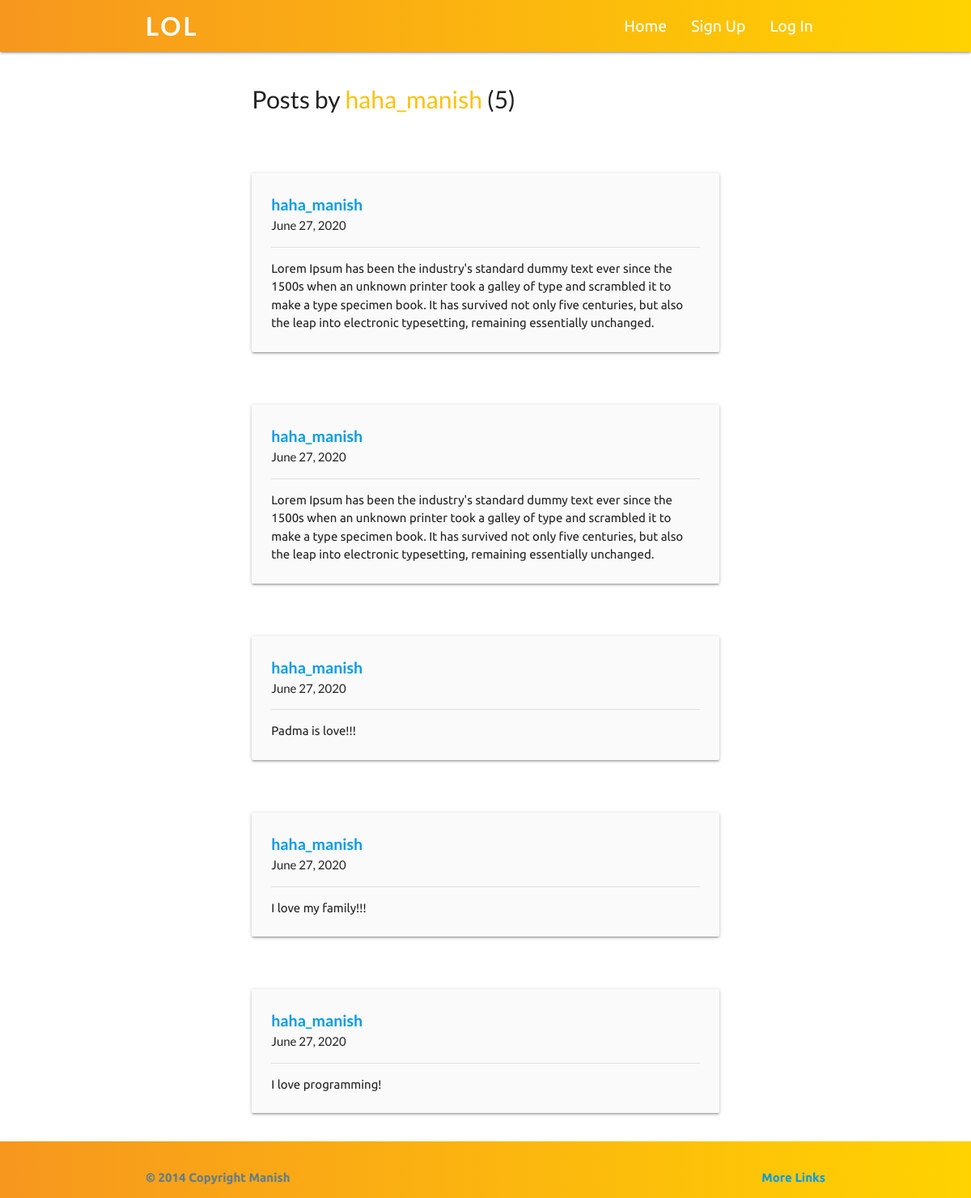
/profile/haha_manish, run on the app's committed database.
### posts/models.py (models this page shows, shortened)
class Post(models.Model):
    title = models.CharField(max_length=100)
    content = models.TextField()
    likes = models.ManyToManyField(User, related_name='likes', blank=True)
    date_posted = models.DateTimeField(default=timezone.now)
    author = models.ForeignKey(User, on_delete=models.CASCADE)

### posts/views.py (the view)
# urls.py: path('profile/<str:username>', UserPostListView.as_view(), name="user-posts"),
class UserPostListView(ListView):
    model = Post
    template_name = 'posts/user_posts.html'
    context_object_name = 'posts'
    paginate_by = 5
    def get_queryset(self):
        user = get_object_or_404(User, username=self.kwargs.get('username'))
        return Post.objects.filter(author=user).order_by('-date_posted')

### posts/templates/posts/user_posts.html (shortened to what this page needs)
{%extends 'entry/base.html'%} {%block content%}
<div class="container-section">
  <div class="row">
    <div class="col s12 m8 offset-m2 l6 offset-l3">
      <h1 style="font-size: 2em; font-family: lato;">
        Posts by
        <span class="amber-text">{{view.kwargs.username}}</span>
        ({{page_obj.paginator.count}})
      </h1>
    </div>
  </div>
</div>
<div>
  {%for post in posts%}
  <div class="container-section">
    <div class="row">
      <div class="col s12 m8 offset-m2 l6 offset-l3">
        <div class="card-panel grey lighten-5 z-depth-1">
          <p
            class="author-heading"
            style="font-size: 1.3em; font-weight: bolder;"
          >
            <a href="{%url 'user-posts' post.author.username%}"
              >{{post.author}}</a
            >
          </p>
          <p class="author-heading" style="font-size: 1em; font-weight: 400;">
            {{post.date_posted|date:"F d, Y"}}
          </p>
          <div class="divider"></div>
          <p
            class="author-heading"
            style="font-size: 15px; font-family: ubuntu; margin-top: 1em;"
          >
            {{post.content}}
          </p>
        </div>
      </div>
    </div>
  </div>
  {%endfor%}
</div>
 {%endblock%}

### entry/static/entry/main.css (style rules this page uses)
* { margin: 0; padding: 0; }
body { display: flex; min-height: 100vh; flex-direction: column; }
.card-panel { margin-top: 2rem; font-family: lato; font-size: 15px; }
.divider { margin-top: 1em; }

### data on the page
Post: author "haha_manish", date_posted "June 27, 2020", content "Lorem Ipsum has been the industry's standard dummy text ever since the 1500s when an unknown printer took a galley of type and scrambled it to make a type specimen book. It has survived not only five centuries, but also the leap into electronic typesetting, remaining essentially unchanged."
Post: author "haha_manish", date_posted "June 27, 2020", content "Lorem Ipsum has been the industry's standard dummy text ever since the 1500s when an unknown printer took a galley of type and scrambled it to make a type specimen book. It has survived not only five centuries, but also the leap into electronic typesetting, remaining essentially unchanged."
Post: author "haha_manish", date_posted "June 27, 2020", content "Padma is love!!!"
Post: author "haha_manish", date_posted "June 27, 2020", content "I love my family!!!"
Post: author "haha_manish", date_posted "June 27, 2020", content "I love programming!"

### other printed values
{{ view.kwargs.username }} "haha_manish"
{{ page_obj.paginator.count }} "5"
